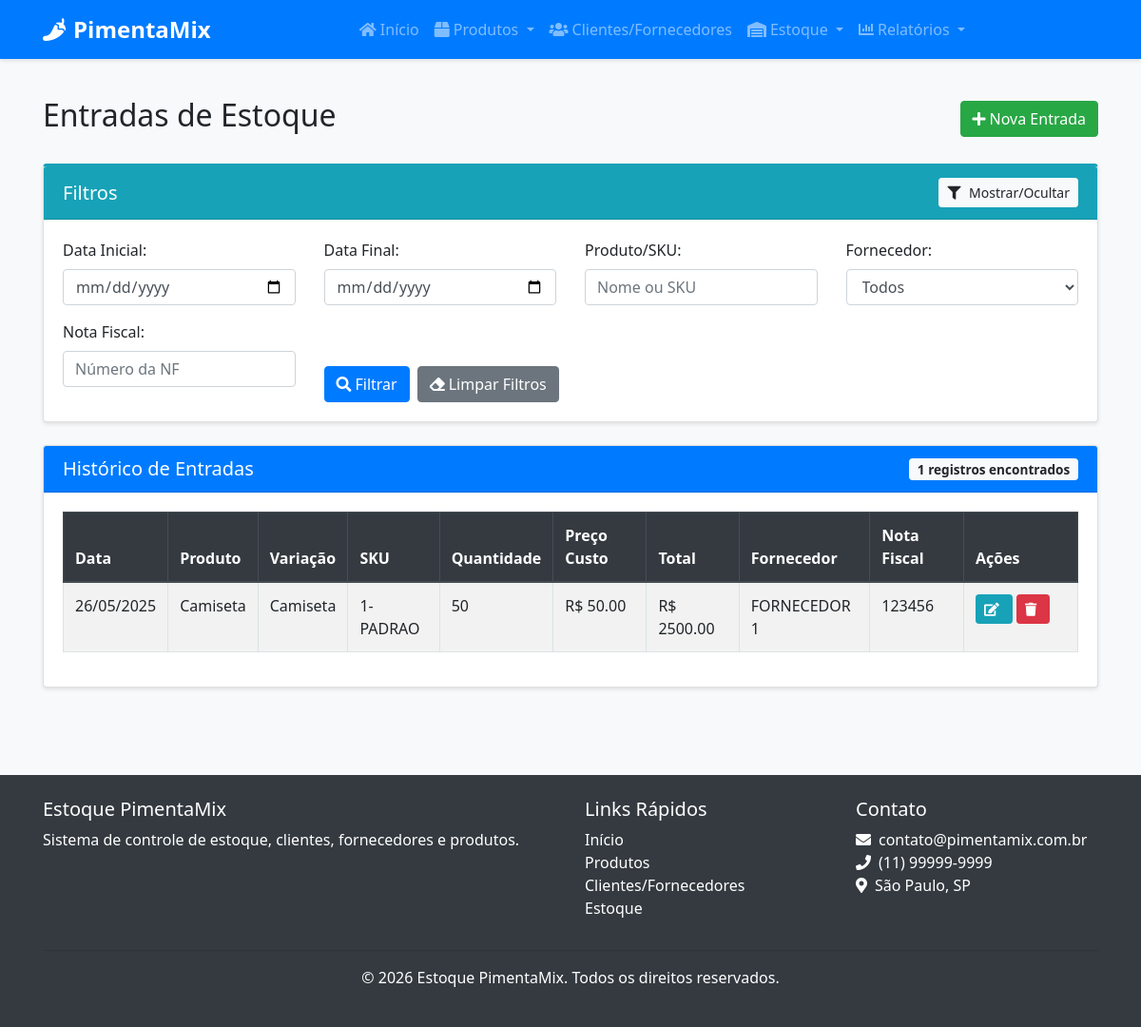
The page /estoque/entradas on the database its author committed.
### src/models/estoque.py (models this page shows, shortened)
class EntradaEstoque(db.Model):
    __tablename__ = 'entrada_estoque'
    id = db.Column(db.Integer, primary_key=True)
    variacao_id = db.Column(db.Integer, db.ForeignKey('produto_variacao.id'), nullable=False)
    quantidade = db.Column(db.Integer, nullable=False)
    preco_custo = db.Column(db.Float, nullable=False)
    data = db.Column(db.DateTime, default=datetime.utcnow)
    fornecedor_id = db.Column(db.Integer, db.ForeignKey('cliente_fornecedor.id'), nullable=True)
    nota_fiscal = db.Column(db.String(50), nullable=True)
    observacao = db.Column(db.Text, nullable=True)

### src/models/produto.py (models this page shows, shortened)
class Produto(db.Model):
    __tablename__ = 'produto'
    id = db.Column(db.Integer, primary_key=True)
    nome = db.Column(db.String(100), nullable=False)
    descricao = db.Column(db.Text, nullable=True)
    sku_base = db.Column(db.String(50), nullable=True, unique=True)
    isbn = db.Column(db.String(20), nullable=True)
    categoria_id = db.Column(db.Integer, db.ForeignKey('categoria.id'), nullable=False)
    fornecedor_id = db.Column(db.Integer, db.ForeignKey('cliente_fornecedor.id'), nullable=True)
    data_cadastro = db.Column(db.DateTime, default=datetime.utcnow)
    variacoes = db.relationship('ProdutoVariacao', backref='produto', lazy=True, cascade="all, delete-orphan")

class ProdutoVariacao(db.Model):
    __tablename__ = 'produto_variacao'
    id = db.Column(db.Integer, primary_key=True)
    produto_id = db.Column(db.Integer, db.ForeignKey('produto.id'), nullable=False)
    nome = db.Column(db.String(100), nullable=False)
    sku = db.Column(db.String(50), nullable=False, unique=True)
    preco_venda = db.Column(db.Float, nullable=False)
    quantidade_atual = db.Column(db.Integer, default=0)
    estoque_minimo = db.Column(db.Integer, default=5)
    eh_padrao = db.Column(db.Boolean, default=False)  # Novo campo para identificar variação padrão
    atributos_valores = db.relationship('AtributoValor', secondary=produto_variacao_atributo_valor,
                                       backref=db.backref('variacoes', lazy=True))
    entradas = db.relationship('EntradaEstoque', backref='variacao', lazy=True)
    saidas = db.relationship('SaidaEstoque', backref='variacao', lazy=True)

### src/models/cliente_fornecedor.py (models this page shows, shortened)
class ClienteFornecedor(db.Model):
    __tablename__ = 'cliente_fornecedor'
    id = db.Column(db.Integer, primary_key=True)
    nome = db.Column(db.String(100), nullable=False)
    razao_social = db.Column(db.String(100), nullable=True)
    nome_fantasia = db.Column(db.String(100), nullable=True)
    cpf_cnpj = db.Column(db.String(20), nullable=True, unique=True)
    email = db.Column(db.String(100), nullable=False)
    telefone = db.Column(db.String(20), nullable=False)
    endereco = db.Column(db.Text, nullable=True)
    observacoes = db.Column(db.Text, nullable=True)
    eh_cliente = db.Column(db.Boolean, default=False)
    eh_fornecedor = db.Column(db.Boolean, default=False)
    data_cadastro = db.Column(db.DateTime, default=datetime.utcnow)
    responsaveis = db.relationship('Responsavel', backref='cliente_fornecedor', lazy=True, cascade="all, delete-orphan")
    contatos = db.relationship('Contato', backref='cliente_fornecedor', lazy=True, cascade="all, delete-orphan")
    produtos_fornecidos = db.relationship('Produto', backref='fornecedor', lazy=True)
    entradas_estoque = db.relationship('EntradaEstoque', backref='fornecedor', lazy=True)
    saidas_estoque = db.relationship('SaidaEstoque', backref='cliente', lazy=True)

### src/routes/estoque.py (the view, shortened to what this page needs)
@estoque_bp.route('/entradas', methods=['GET', 'POST'])
def entradas():
    data_inicio = request.args.get('data_inicio', '')
    data_fim = request.args.get('data_fim', '')
    produto_busca = request.args.get('produto_busca', '')
    fornecedor_id = request.args.get('fornecedor_id', '')
    nota_fiscal = request.args.get('nota_fiscal', '')
    query = EntradaEstoque.query
    if data_inicio:
        data_inicio = datetime.strptime(data_inicio, '%Y-%m-%d')
        query = query.filter(EntradaEstoque.data >= data_inicio)
    if data_fim:
        data_fim = datetime.strptime(data_fim, '%Y-%m-%d')
        data_fim = data_fim.replace(hour=23, minute=59, second=59)
        query = query.filter(EntradaEstoque.data <= data_fim)
    if fornecedor_id and fornecedor_id != '0':
        query = query.filter(EntradaEstoque.fornecedor_id == fornecedor_id)
    if nota_fiscal:
        query = query.filter(EntradaEstoque.nota_fiscal.ilike(f'%{nota_fiscal}%'))
    entradas = query.order_by(EntradaEstoque.data.desc()).all()
    fornecedores = ClienteFornecedor.query.filter_by(eh_fornecedor=True).all()
    return render_template('estoque/entradas.html',
                          entradas=entradas,
                          fornecedores=fornecedores,
                          filtros={
                              'data_inicio': data_inicio,
                              'data_fim': data_fim,
                              'produto_busca': produto_busca,
                              'fornecedor_id': fornecedor_id,
                              'nota_fiscal': nota_fiscal
                          })

### src/templates/estoque/entradas.html (shortened to what this page needs)
{% extends "base.html" %}
{% block content %}
<div class="container">
    <div class="d-flex justify-content-between align-items-center mb-4">
        <h2>Entradas de Estoque</h2>
        <a href="{{ url_for('estoque.nova_entrada') }}" class="btn btn-success">
            <i class="fas fa-plus mr-1"></i>Nova Entrada
        </a>
    </div>
    <div class="card filter-card mb-4">
        <div class="card-header bg-info text-white d-flex justify-content-between align-items-center">
            <h5 class="mb-0">Filtros</h5>
            <button class="btn btn-sm btn-light" type="button" data-toggle="collapse" data-target="#collapseFilters" aria-expanded="false" aria-controls="collapseFilters">
                <i class="fas fa-filter"></i> Mostrar/Ocultar
            </button>
        </div>
        <div class="collapse show" id="collapseFilters">
            <div class="card-body">
                <form method="GET" action="{{ url_for('estoque.entradas') }}">
                    <div class="row">
                        <div class="col-md-3">
                            <div class="form-group">
                                <label for="data_inicio">Data Inicial:</label>
                                <input type="date" class="form-control" id="data_inicio" name="data_inicio" value="{{ filtros.data_inicio if filtros.data_inicio else '' }}">
                            </div>
                        </div>
                        <div class="col-md-3">
                            <div class="form-group">
                                <label for="data_fim">Data Final:</label>
                                <input type="date" class="form-control" id="data_fim" name="data_fim" value="{{ filtros.data_fim if filtros.data_fim else '' }}">
                            </div>
                        </div>
                        <div class="col-md-3">
                            <div class="form-group">
                                <label for="produto_busca">Produto/SKU:</label>
                                <input type="text" class="form-control" id="produto_busca" name="produto_busca" placeholder="Nome ou SKU" value="{{ filtros.produto_busca }}">
                            </div>
                        </div>
                        <div class="col-md-3">
                            <div class="form-group">
                                <label for="fornecedor_id">Fornecedor:</label>
                                <select class="form-control" id="fornecedor_id" name="fornecedor_id">
                                    <option value="0">Todos</option>
                                </select>
                            </div>
                        </div>
                    </div>
                    <div class="row">
                        <div class="col-md-3">
                            <div class="form-group">
                                <label for="nota_fiscal">Nota Fiscal:</label>
                                <input type="text" class="form-control" id="nota_fiscal" name="nota_fiscal" placeholder="Número da NF" value="{{ filtros.nota_fiscal }}">
                            </div>
                        </div>
                        <div class="col-md-9 d-flex align-items-end">
                            <div class="form-group mb-0 mr-2">
                                <button type="submit" class="btn btn-primary">
                                    <i class="fas fa-search mr-1"></i>Filtrar
                                </button>
                            </div>
                            <div class="form-group mb-0">
                                <a href="{{ url_for('estoque.entradas') }}" class="btn btn-secondary">
                                    <i class="fas fa-eraser mr-1"></i>Limpar Filtros
                                </a>
                            </div>
                        </div>
                    </div>
                </form>
            </div>
        </div>
    </div>
    <div class="card">
        <div class="card-header bg-primary text-white d-flex justify-content-between align-items-center">
            <h5 class="mb-0">Histórico de Entradas</h5>
            <span class="badge badge-light">{{ entradas|length }} registros encontrados</span>
        </div>
        <div class="card-body">
            {% if entradas %}
                <div class="table-container">
                    <table class="table table-striped table-bordered">
                        <thead class="thead-dark">
                            <tr>
                                <th>Data</th>
                                <th>Produto</th>
                                <th>Variação</th>
                                <th>SKU</th>
                                <th>Quantidade</th>
                                <th>Preço Custo</th>
                                <th>Total</th>
                                <th>Fornecedor</th>
                                <th>Nota Fiscal</th>
                                <th width="120">Ações</th>
                            </tr>
                        </thead>
                        <tbody>
                            {% for entrada in entradas %}
                                <tr>
                                    <td>{{ entrada.data.strftime('%d/%m/%Y') }}</td>
                                    <td>{{ entrada.variacao.produto.nome }}</td>
                                    <td>{{ entrada.variacao.nome }}</td>
                                    <td>{{ entrada.variacao.sku }}</td>
                                    <td>{{ entrada.quantidade }}</td>
                                    <td>R$ {{ "%.2f"|format(entrada.preco_custo) }}</td>
                                    <td>R$ {{ "%.2f"|format(entrada.quantidade * entrada.preco_custo) }}</td>
                                    <td>{{ entrada.fornecedor.nome if entrada.fornecedor else '-' }}</td>
                                    <td>{{ entrada.nota_fiscal or '-' }}</td>
                                    <td>
                                        <a href="{{ url_for('estoque.editar_entrada', id=entrada.id) }}" class="btn btn-sm btn-info">
                                            <i class="fas fa-edit"></i>
                                        </a>
                                        <button type="button" class="btn btn-sm btn-danger btn-excluir" data-id="{{ entrada.id }}">
                                            <i class="fas fa-trash"></i>
                                        </button>
                                    </td>
                                </tr>
                            {% endfor %}
                        </tbody>
                    </table>
                </div>
            {% else %}
                <div class="alert alert-info">
                    Nenhuma entrada de estoque registrada.
                </div>
            {% endif %}
        </div>
    </div>
</div>
{% endblock %}

### src/static/css/style.css (style rules this page uses)
body { font-family: 'Segoe UI', Tahoma, Geneva, Verdana, sans-serif; background-color: #f8f9fa; }
.card { box-shadow: 0 2px 4px rgba(0, 0, 0, 0.1); transition: all 0.3s ease; margin-bottom: 20px; }
.card-header { font-weight: bold; }
.btn i { margin-right: 5px; }
.table thead th { background-color: #343a40; color: white; border-color: #454d55; }
.table-striped tbody tr:nth-of-type(odd) { background-color: rgba(0, 0, 0, 0.05); }
.badge { font-size: 85%; font-weight: 600; padding: 0.35em 0.65em; }

### src/templates/estoque/entradas.html (style rules this page uses)
.table-container { max-height: 400px; overflow-y: auto; }
.table-container thead th { position: sticky; top: 0; background-color: #343a40; z-index: 1; }
.filter-card { border-top: 3px solid #17a2b8; }

### rows shown on the page
EntradaEstoque: data "26/05/2025", variacao.produto.nome "Camiseta", variacao.nome "Camiseta", variacao.sku "1-PADRAO", quantidade "50", preco_custo "50.00", entrada.quantidade*entrada.preco_custo "2500.00", fornecedor "FORNECEDOR 1", nota_fiscal "123456"

### other values the page prints
{{ entradas|length }} "1"
